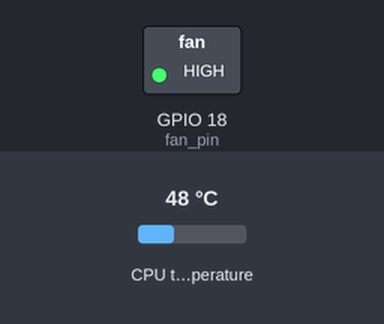
The program below on a simulated Raspberry Pi (BCM pin numbers). Parts: switched loads named in the program (green lamp = pin HIGH). The test bench sets the inputs (shaded band); at power-on: CPU temperature 48 °C.

Above: at 1.2 s.
1.3 s: CPU temperature set to 41 °C
7.3 s: CPU temperature set to 38 °C
At 11.4 s:
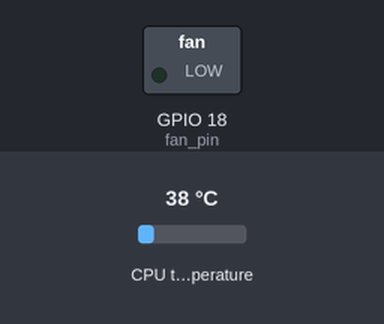
13.3 s: CPU temperature set to 44 °C
At 15.7 s:
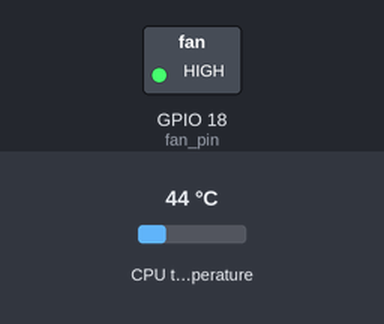
19.3 s: CPU temperature set to 31 °C
At 21.3 s:
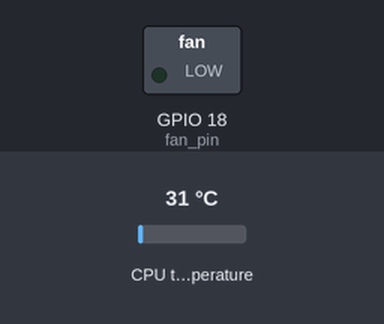
Timing chart, 0 to 22.8 s (numbered marks = the images above; inputs shaded):
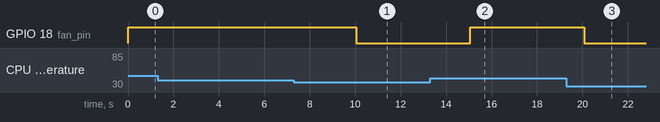

The program:

temperature.py
```python
#!/usr/bin/python3

import subprocess as sub
import re
import RPi.GPIO as GPIO
from time import sleep

fan_pin = 18    #pin where is fan connected
max_temperature = 40 #our highest comfortable temperature
time = 5    #check temperature every 5 seconds

def setup(pin): #setup pin
    GPIO.setmode(GPIO.BCM)
    GPIO.setwarnings(False)
    GPIO.setup(pin, GPIO.OUT)

def get_temperature():  #return value of temperature
    p = sub.Popen('vcgencmd measure_temp', stdout = sub.PIPE, shell=True)
    output, err = p.communicate()
    temp = re.findall(r'\d+',str(output))
    return temp[0]

def fan_on(pin):    #fan start
    GPIO.output(pin,1)

def fan_off(pin):   #fan stop
    GPIO.output(pin,0)

def clean_gpio(): #clean GPIO
    GPIO.cleanup()

def main(): #main function
    try:
        setup(fan_pin)
        while True:
            if int(get_temperature()) >= max_temperature:
                fan_on(fan_pin)
            else:
                fan_off(fan_pin)
            sleep(time)
    except:
        clean_gpio()

if __name__ == '__main__':
    main()
```

Measured:
- the behaviour switches between 40 and 39 °C on CPU temperature (found by bisection; images 0 and 1)
- after the input at 1.3 s, every drawn part: stays the same
- after the input at 7.3 s, GPIO 18 (fan_pin): HIGH → LOW after 2.7 s
- after the input at 13.3 s, GPIO 18 (fan_pin): LOW → HIGH after 1.8 s
- after the input at 19.3 s, GPIO 18 (fan_pin): HIGH → LOW after 0.78 s
